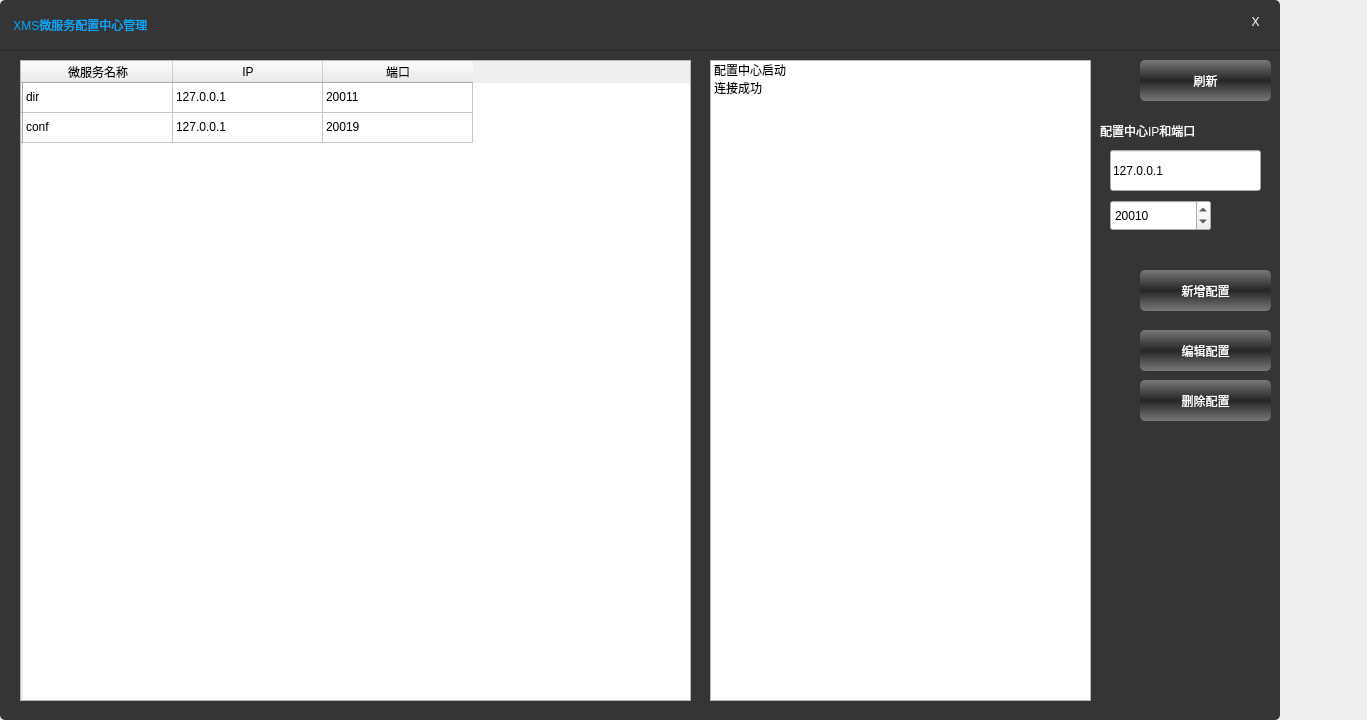
<?xml version="1.0" encoding="UTF-8"?>
<ui version="4.0">
 <class>ConfigGuiClass</class>
 <widget class="QWidget" name="ConfigGuiClass">
  <property name="geometry">
   <rect>
    <x>0</x>
    <y>0</y>
    <width>1367</width>
    <height>720</height>
   </rect>
  </property>
  <property name="windowTitle">
   <string>ConfigGui</string>
  </property>
  <property name="styleSheet">
   <string notr="true">QComboBox
{
	background-color: qlineargradient(spread:pad, x1:0, y1:0, x2:0, y2:1, stop:0 rgba(120, 120, 120, 255), stop:0.495 rgba(39, 39, 39, 255), stop:0.505 rgba(39,39, 39, 255), stop:1 rgba(120, 120,120, 255));
 border: none;
border-radius:5px;
color: rgb(255, 255, 255);
font: 75 12pt &quot;黑体&quot;;
}
QPushButton:!hover
 { 
	background-color: qlineargradient(spread:pad, x1:0, y1:0, x2:0, y2:1, stop:0 rgba(120, 120, 120, 255), stop:0.495 rgba(39, 39, 39, 255), stop:0.505 rgba(39,39, 39, 255), stop:1 rgba(120, 120,120, 255));
 border: none;
border-radius:5px;
color: rgb(255, 255, 255);
font: 75 12pt &quot;黑体&quot;;
 }
QPushButton:hover
 { 
	background-color: qlineargradient(spread:pad, x1:0, y1:0, x2:0, y2:1, stop:0 rgba(39, 39, 39, 255), stop:0.495 rgba(120, 120, 120, 255), stop:0.505 rgba(120,120, 120, 255), stop:1 rgba(39, 39,39, 255));
 border: none;
border-radius:5px;
color: rgb(255, 255, 255);
font: 75 12pt &quot;黑体&quot;;
 }
QLabel
{
color: rgb(255, 255, 255);
font: 75 10pt &quot;黑体&quot;;
}

#back
{
border-radius:5px;
background-color: rgb(53, 53, 53);
}
#all
{
background-color: rgb(38, 38, 38);
}
#closeButton{
font: 150 14pt &quot;等线&quot;;
color: rgb(255, 255, 255);
background-color: rgb(53, 53, 53);
}
#title
{
color: rgb(0, 170, 255);
font: 75 12pt &quot;黑体&quot;;
}


#playslider::groove:horizontal {
border: 1px solid #bbb;
background: white;
height: 10px;
border-radius: 4px;
}

#playslider::sub-page:horizontal {
background: qlineargradient(x1: 0, y1: 0,    x2: 0, y2: 1,
    stop: 0 #66e, stop: 1 #bbf);
background: qlineargradient(x1: 0, y1: 0.2, x2: 1, y2: 1,
    stop: 0 #bbf, stop: 1 #55f);
border: 1px solid #777;
height: 10px;
border-radius: 4px;
}

#playslider::add-page:horizontal {
background: #fff;
border: 1px solid #077;
height: 10px;
border-radius: 4px;
}

#playslider::handle:horizontal {
background: qlineargradient(x1:0, y1:0, x2:1, y2:1,
    stop:0 #eee, stop:1 #ccc);
border: 1px solid #777;
width: 13px;
margin-top: -5px;
margin-bottom: -5px;
border-radius: 4px;
}

#playslider::handle:horizontal:hover {
background: qlineargradient(x1:0, y1:0, x2:1, y2:1,
    stop:0 #fff, stop:1 #ddd);
border: 1px solid #444;
border-radius: 4px;
}

#playslider::sub-page:horizontal:disabled {
background: #bbb;
border-color: #999;
}

#playslider::add-page:horizontal:disabled {
background: #eee;
border-color: #999;
}

#playslider::handle:horizontal:disabled {
background: #eee;
border: 1px solid #aaa;
border-radius: 4px;
}</string>
  </property>
  <widget class="QWidget" name="back" native="true">
   <property name="geometry">
    <rect>
     <x>0</x>
     <y>0</y>
     <width>1280</width>
     <height>720</height>
    </rect>
   </property>
   <property name="styleSheet">
    <string notr="true"/>
   </property>
   <widget class="QPushButton" name="add_config">
    <property name="geometry">
     <rect>
      <x>1140</x>
      <y>270</y>
      <width>131</width>
      <height>41</height>
     </rect>
    </property>
    <property name="text">
     <string>新增配置</string>
    </property>
   </widget>
   <widget class="QPushButton" name="closeButton">
    <property name="geometry">
     <rect>
      <x>1240</x>
      <y>10</y>
      <width>31</width>
      <height>23</height>
     </rect>
    </property>
    <property name="styleSheet">
     <string notr="true"/>
    </property>
    <property name="text">
     <string>X</string>
    </property>
    <property name="flat">
     <bool>true</bool>
    </property>
   </widget>
   <widget class="QWidget" name="line" native="true">
    <property name="geometry">
     <rect>
      <x>0</x>
      <y>50</y>
      <width>1280</width>
      <height>2</height>
     </rect>
    </property>
    <property name="styleSheet">
     <string notr="true">background-color: qlineargradient(spread:pad, x1:0, y1:0, x2:0, y2:1, stop:0 rgba(28, 28,28, 255), stop:1 rgba(68, 68, 68, 255));</string>
    </property>
   </widget>
   <widget class="QLabel" name="title">
    <property name="geometry">
     <rect>
      <x>0</x>
      <y>0</y>
      <width>1200</width>
      <height>50</height>
     </rect>
    </property>
    <property name="styleSheet">
     <string notr="true"/>
    </property>
    <property name="text">
     <string>    XMS微服务配置中心管理</string>
    </property>
   </widget>
   <widget class="QTableWidget" name="tableWidget">
    <property name="geometry">
     <rect>
      <x>20</x>
      <y>60</y>
      <width>671</width>
      <height>641</height>
     </rect>
    </property>
    <property name="styleSheet">
     <string notr="true">font: 12pt &quot;微软雅黑&quot;;
</string>
    </property>
    <property name="editTriggers">
     <set>QAbstractItemView::NoEditTriggers</set>
    </property>
    <property name="selectionBehavior">
     <enum>QAbstractItemView::SelectRows</enum>
    </property>
    <attribute name="horizontalHeaderVisible">
     <bool>true</bool>
    </attribute>
    <attribute name="horizontalHeaderCascadingSectionResizes">
     <bool>false</bool>
    </attribute>
    <attribute name="horizontalHeaderDefaultSectionSize">
     <number>150</number>
    </attribute>
    <row>
     <property name="text">
      <string/>
     </property>
    </row>
    <row>
     <property name="text">
      <string/>
     </property>
    </row>
    <column>
     <property name="text">
      <string>微服务名称</string>
     </property>
    </column>
    <column>
     <property name="text">
      <string>IP</string>
     </property>
    </column>
    <column>
     <property name="text">
      <string>端口</string>
     </property>
    </column>
    <item row="0" column="0">
     <property name="text">
      <string>dir</string>
     </property>
     <property name="flags">
      <set>ItemIsSelectable|ItemIsUserCheckable|ItemIsEnabled</set>
     </property>
    </item>
    <item row="0" column="1">
     <property name="text">
      <string>127.0.0.1</string>
     </property>
    </item>
    <item row="0" column="2">
     <property name="text">
      <string>20011</string>
     </property>
    </item>
    <item row="1" column="0">
     <property name="text">
      <string>conf</string>
     </property>
    </item>
    <item row="1" column="1">
     <property name="text">
      <string>127.0.0.1</string>
     </property>
    </item>
    <item row="1" column="2">
     <property name="text">
      <string>20019</string>
     </property>
    </item>
   </widget>
   <widget class="QLineEdit" name="server_ip_edit">
    <property name="geometry">
     <rect>
      <x>1110</x>
      <y>150</y>
      <width>151</width>
      <height>41</height>
     </rect>
    </property>
    <property name="styleSheet">
     <string notr="true">font: 14pt &quot;黑体&quot;;</string>
    </property>
    <property name="text">
     <string>127.0.0.1</string>
    </property>
   </widget>
   <widget class="QSpinBox" name="server_port_box">
    <property name="geometry">
     <rect>
      <x>1110</x>
      <y>200</y>
      <width>101</width>
      <height>31</height>
     </rect>
    </property>
    <property name="styleSheet">
     <string notr="true">font: 15pt &quot;ADMUI3Lg&quot;;</string>
    </property>
    <property name="specialValueText">
     <string/>
    </property>
    <property name="minimum">
     <number>1</number>
    </property>
    <property name="maximum">
     <number>65535</number>
    </property>
    <property name="value">
     <number>20010</number>
    </property>
    <property name="displayIntegerBase">
     <number>10</number>
    </property>
   </widget>
   <widget class="QLabel" name="label">
    <property name="geometry">
     <rect>
      <x>1100</x>
      <y>120</y>
      <width>171</width>
      <height>21</height>
     </rect>
    </property>
    <property name="styleSheet">
     <string notr="true">font: 14pt &quot;黑体&quot;;</string>
    </property>
    <property name="text">
     <string>配置中心IP和端口</string>
    </property>
   </widget>
   <widget class="QPushButton" name="refresh_button">
    <property name="geometry">
     <rect>
      <x>1140</x>
      <y>60</y>
      <width>131</width>
      <height>41</height>
     </rect>
    </property>
    <property name="text">
     <string>刷新</string>
    </property>
   </widget>
   <widget class="QListWidget" name="log_list_Widget">
    <property name="geometry">
     <rect>
      <x>710</x>
      <y>60</y>
      <width>381</width>
      <height>641</height>
     </rect>
    </property>
    <item>
     <property name="text">
      <string>配置中心启动</string>
     </property>
    </item>
    <item>
     <property name="text">
      <string>连接成功</string>
     </property>
    </item>
   </widget>
   <widget class="QPushButton" name="del_config">
    <property name="geometry">
     <rect>
      <x>1140</x>
      <y>380</y>
      <width>131</width>
      <height>41</height>
     </rect>
    </property>
    <property name="text">
     <string>删除配置</string>
    </property>
   </widget>
   <widget class="QPushButton" name="edit_config">
    <property name="geometry">
     <rect>
      <x>1140</x>
      <y>330</y>
      <width>131</width>
      <height>41</height>
     </rect>
    </property>
    <property name="text">
     <string>编辑配置</string>
    </property>
   </widget>
  </widget>
 </widget>
 <layoutdefault spacing="6" margin="11"/>
 <resources>
  <include location="config_gui.qrc"/>
 </resources>
 <connections>
  <connection>
   <sender>closeButton</sender>
   <signal>clicked()</signal>
   <receiver>ConfigGuiClass</receiver>
   <slot>close()</slot>
   <hints>
    <hint type="sourcelabel">
     <x>1254</x>
     <y>16</y>
    </hint>
    <hint type="destinationlabel">
     <x>1366</x>
     <y>194</y>
    </hint>
   </hints>
  </connection>
  <connection>
   <sender>refresh_button</sender>
   <signal>clicked()</signal>
   <receiver>ConfigGuiClass</receiver>
   <slot>Refresh()</slot>
   <hints>
    <hint type="sourcelabel">
     <x>1186</x>
     <y>100</y>
    </hint>
    <hint type="destinationlabel">
     <x>1366</x>
     <y>608</y>
    </hint>
   </hints>
  </connection>
  <connection>
   <sender>add_config</sender>
   <signal>clicked()</signal>
   <receiver>ConfigGuiClass</receiver>
   <slot>AddConf()</slot>
   <hints>
    <hint type="sourcelabel">
     <x>1208</x>
     <y>286</y>
    </hint>
    <hint type="destinationlabel">
     <x>1320</x>
     <y>354</y>
    </hint>
   </hints>
  </connection>
  <connection>
   <sender>del_config</sender>
   <signal>clicked()</signal>
   <receiver>ConfigGuiClass</receiver>
   <slot>DelConf()</slot>
   <hints>
    <hint type="sourcelabel">
     <x>1213</x>
     <y>409</y>
    </hint>
    <hint type="destinationlabel">
     <x>1433</x>
     <y>332</y>
    </hint>
   </hints>
  </connection>
  <connection>
   <sender>edit_config</sender>
   <signal>clicked()</signal>
   <receiver>ConfigGuiClass</receiver>
   <slot>EditConf()</slot>
   <hints>
    <hint type="sourcelabel">
     <x>1179</x>
     <y>346</y>
    </hint>
    <hint type="destinationlabel">
     <x>1407</x>
     <y>423</y>
    </hint>
   </hints>
  </connection>
  <connection>
   <sender>tableWidget</sender>
   <signal>cellDoubleClicked(int,int)</signal>
   <receiver>ConfigGuiClass</receiver>
   <slot>EditConf()</slot>
   <hints>
    <hint type="sourcelabel">
     <x>250</x>
     <y>173</y>
    </hint>
    <hint type="destinationlabel">
     <x>159</x>
     <y>-82</y>
    </hint>
   </hints>
  </connection>
 </connections>
 <slots>
  <slot>AddConf()</slot>
  <slot>Refresh()</slot>
  <slot>DelConf()</slot>
  <slot>EditConf()</slot>
 </slots>
</ui>
